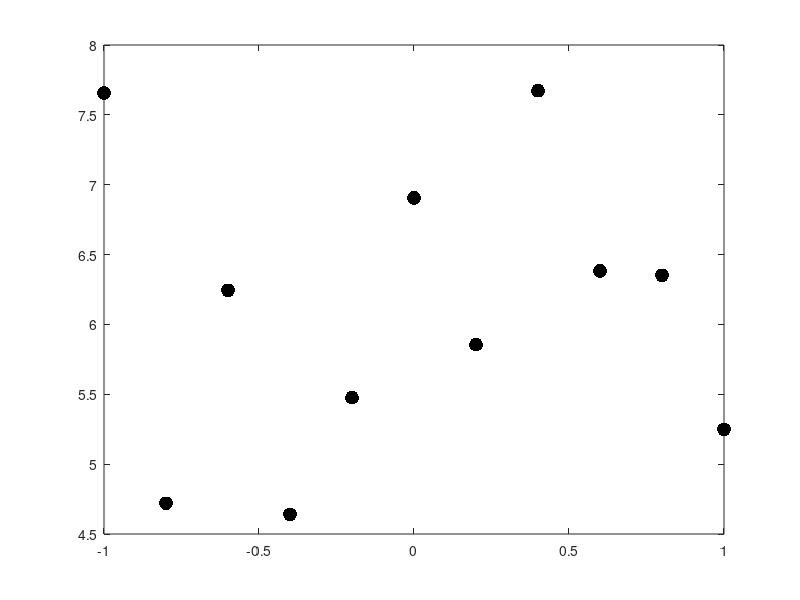

Write the MATLAB code that produced this figure. (Note: this script raises an error after producing the figure.)
%% Vandermonde Matrix System for polynomial interpolation

%% Introduction
% <html>
% In this lab, we will learn how to solve the Vandermonde matrix system to
% find the coefficients of an interpolating polynomial.  We will also see
% how the matlab command <span class="var">polyfit</span> can be used to
% obtain the same set of coefficients.
% </html>

%% Generate the data 
clear all;
close all;
N = 10;  % We will try to fit a tenth degree polynomial
x = linspace(-1,1,N+1)';
a = 3;
b = 8; 
y = a + (b-a)*rand(N+1,1);   % Generate random numbers in [a,b]

plot(x,y,'k.','markersize',30);
snapnow;

%% Solving the Vandermonde system 
% <html>
% Solve the Vandermonde system using <span class="var">vander</span>
% </html>

V = vander(x);
a = V\y;

%%
% Plot the results of the Vandermonde system
xs = linspace(-1,1,100);
ys = polyval(a,xs);

plot(xs,ys,'r','linewidth',1);

hold on;
plot(x,y,'k.','markersize',30);
title('Using vander','fontsize',18);
snapnow;

%% Using the polynomial interpolation available in Matlab. 
% <html>
% Use the Matlab function <span class="var">polyfit</span>
% </html>
%

p = polyfit(x,y,N);     % Supply the degree of the polynomial
ys = polyval(p,xs);

plot(xs,ys,'ko','linewidth',1); % Plot using the 'circle' symbol
title('Using polyfit','fontsize',18);
snapnow;

%% Exercises
% <html>
% <div class="prob">
% For each of the following problems, use the <span class="key">vander</span>
% function to answer the questions.  Plot the data points and the
% curve you find. 
% <ol class="ex">
% <li> Find the slope and the y-intercept of the line that passes through
% the two points <span class="inlinemath">$(-3.2, 1.2)$</span> and <span
% class="key">$(5.4,-4.3)$</span>.  </li>
% <li>Find the maximum value of the parabola that passes through the three
% points
% <span class="displaymath">$$(-3.2, 4.5), \quad (1.2,6.1), \quad 
% (6.1,-3.4)$$</span>
% </ol>
% </div>
% </html>

%% Download this file
% <html>
% Download the file that created this lab <a
% href="../lab_9.m">here</a>
% </html>
